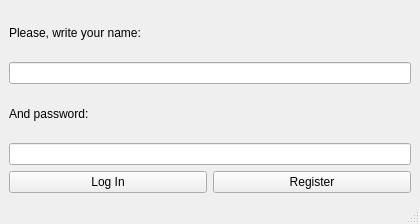
<?xml version="1.0" encoding="UTF-8"?>
<ui version="4.0">
 <class>Login</class>
 <widget class="QMainWindow" name="Login">
  <property name="geometry">
   <rect>
    <x>0</x>
    <y>0</y>
    <width>420</width>
    <height>224</height>
   </rect>
  </property>
  <property name="windowTitle">
   <string>LogIn</string>
  </property>
  <property name="windowIcon">
   <iconset>
    <normaloff>data/32x32/Client.png</normaloff>data/32x32/Client.png</iconset>
  </property>
  <widget class="QWidget" name="centralwidget">
   <layout class="QVBoxLayout" name="verticalLayout">
    <item>
     <widget class="QLabel" name="label">
      <property name="text">
       <string>Please, write your name:</string>
      </property>
     </widget>
    </item>
    <item>
     <widget class="QLineEdit" name="NameEdit"/>
    </item>
    <item>
     <widget class="QLabel" name="label_2">
      <property name="text">
       <string>And password:</string>
      </property>
     </widget>
    </item>
    <item>
     <widget class="QLineEdit" name="PassEdit"/>
    </item>
    <item>
     <layout class="QHBoxLayout" name="horizontalLayout">
      <item>
       <widget class="QPushButton" name="LogInButton">
        <property name="focusPolicy">
         <enum>Qt::TabFocus</enum>
        </property>
        <property name="text">
         <string>Log In</string>
        </property>
       </widget>
      </item>
      <item>
       <widget class="QPushButton" name="RegisterButton">
        <property name="text">
         <string>Register</string>
        </property>
       </widget>
      </item>
     </layout>
    </item>
   </layout>
  </widget>
  <widget class="QMenuBar" name="menubar">
   <property name="geometry">
    <rect>
     <x>0</x>
     <y>0</y>
     <width>420</width>
     <height>22</height>
    </rect>
   </property>
  </widget>
  <widget class="QStatusBar" name="statusbar"/>
 </widget>
 <resources/>
 <connections/>
</ui>
